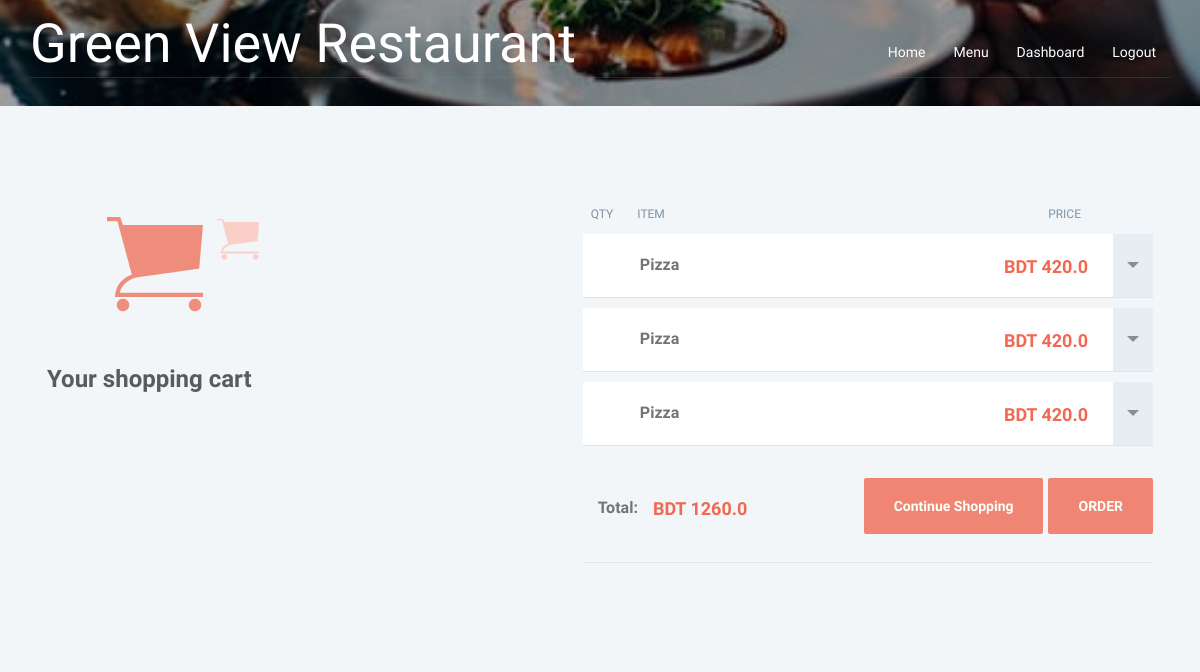
/cart/ (signed in), run on an earlier commit of the app's database.
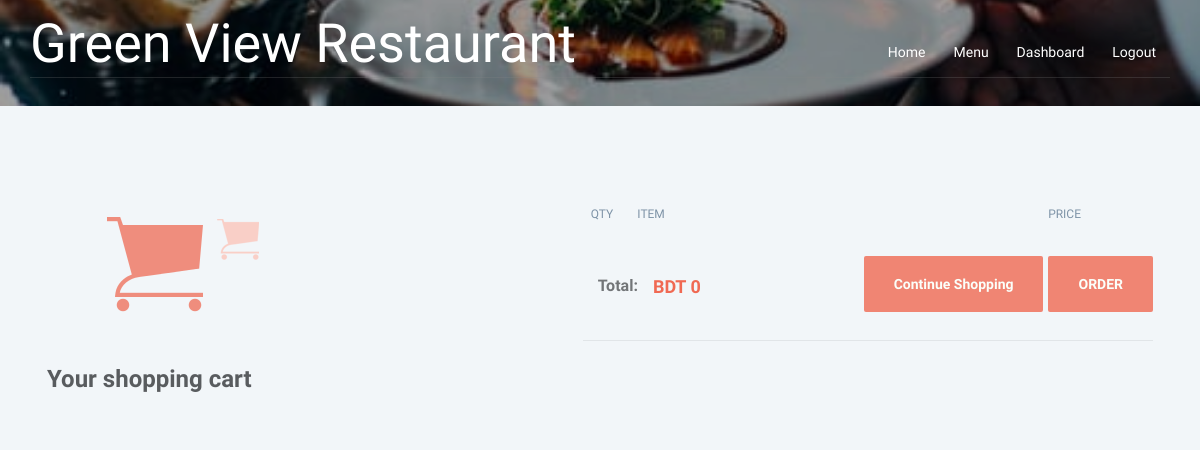
And on a later commit of the database.
### hotel/models.py (models this page shows, shortened)
class Cart(models.Model):
    quantity = models.IntegerField(default=1)
    food = models.ForeignKey(Food, on_delete=models.CASCADE)
    user = models.ForeignKey(User, on_delete=models.CASCADE)

class Food(models.Model):
    bengali = 'Bengali'
    thai = 'Thai'
    chinese = 'Chinese'
    indian = 'Indian'
    italian = 'Italian'
    COURSE = (
        (bengali, bengali),
        (thai, thai),
        (chinese, chinese),
        (indian, indian),
        (italian, italian),
    )
    disabled = 'Disabled'
    enabled = 'Enabled'
    STATUS = (
        (disabled, disabled),
        (enabled, enabled),
    )
    name = models.CharField(max_length=250)
    course = models.CharField(max_length=50, choices=COURSE)
    content_description = models.TextField()
    ingradients = models.TextField()
    base_price = models.FloatField()
    sale_price = models.FloatField(default=base_price)
    discount = models.DecimalField(default=0, decimal_places=2, max_digits=5)
    image = models.FileField(blank=True, null=True)
    num_order = models.IntegerField(default=0)

### hotel/views.py (the view)
# urls.py: url(r'^cart/$', views.cart, name='cart'),
@login_required
def cart(request):
    user = User.objects.get(id=request.user.id)
    items = Cart.objects.filter(user=user)
    product = request.POST.get('product')
    remove = request.POST.get('remove')
    cart = request.session.get('cart')
    total = 0
    for item in items:
        total += item.food.sale_price
    return render(request, 'cart.html', {'items': items, 'total': total})

### hotel/templates/cart.html (shortened to what this page needs)
{% load static %}
{% include "includes/landing_top.html" %}
{% load mathfilters %}
<body>
	<div  class="bg-img">
		{% include "includes/banner1.html" %}
	</div>
        <div style="height:100px;"></div>
		<div class="container text-center">
			<div class="col-md-5 col-sm-12">
				<div class="bigcart"></div>
				<h1>Your shopping cart</h1>
			</div>
			<div class="col-md-7 col-sm-12 text-left product_data">
				<ul>
					<li class="row list-inline columnCaptions">
						<span>QTY</span>
						<span>ITEM</span>
						<span>Price</span>
					</li>
                    {% for item in items %}
					<li class="row">
						<span class="quantity">
                        </span>
						<span class="itemName">{{item.food.name}}</span>
                        <span class="popbtn"><a class="arrow" id="{{item.id}}"></a></span>
                        <span class="price">BDT {{ item.food.sale_price|mul:item.quantity }}</span>
                    </li>
                    {% endfor %}
                    <li class="row totals">
						<span class="itemName">Total:</span>
						<span class="price">BDT {{total}}</span>
						<span class="order"> <a class="text-center" href="{% url 'hotel:placeOrder' %}">ORDER</a></span>
						<span class="order"> <a class="text-center" href="{% url 'hotel:menu' %}">Continue Shopping</a></span>
					</li>
				</ul>
		 	</div>
		</div>
	</body>
</html>

### hotel/templates/includes/landing_top.html (shortened to what this page needs)
{% load static %}
<!DOCTYPE html>
<html>
<head>
<link href="{% static 'dist/css/bootstrap.css' %}" rel="stylesheet" type="text/css" media="all" />
<link rel="stylesheet" href="{% static 'dist/css/style.css' %}" type="text/css" media="all" />
<link href="{% static 'dist/css/font-awesome.css' %}" rel="stylesheet">
<link rel="stylesheet" type="text/css" href="{% static 'assets/css/custom.css' %}"/>
</head>

### hotel/templates/includes/banner1.html (shortened to what this page needs)
{% load static %}
{% load active_link_tags %}
        <div class="banner code-banner">
			<div class="container">
				<div class="header">
					<div class="logo">
						<h1><a href="{% url 'hotel:index' %}">Green View Restaurant</a></h1>
					</div>
					<div class="top-nav">
						<nav class="navbar navbar-default">
							<div class="collapse navbar-collapse" id="bs-example-navbar-collapse-1">
								<ul class="nav navbar-nav">
									<li><a href="{% url 'hotel:index' %}">Home</a></li>
									<li><a href="{% url 'hotel:menu' %}" >Menu</a></li>
									{% if request.user.is_superuser %}
									<li><a href="{% url 'hotel:dashboard_admin' %}" >Dashboard</a></li>
									<li><a href="{% url 'logout' %}" >Logout</a></li>
									{% elif user.is_authenticated %}
									<li><a href="{% url 'hotel:my_orders' %}" >My Orders</a></li>
									<li><a href="{% url 'hotel:cart' %}" >My Cart</a></li>
									<li><a href="{% url 'logout' %}" >Logout</a></li>
									{% else %}
									<li><a href="{% url 'login' %}">Login</a></li>
									<li><a href="{% url 'signup' %}" >Register</a></li>
									{% endif %}
									<div class="clearfix"> </div>
								</ul>
							</div>
						</nav>
					</div>
					<div class="clearfix"> </div>
				</div>
			</div>
		</div>

### hotel/static/assets/css/custom.css (style rules this page uses)
body { font-size : 14px; background-color: #f2f6f9; }
ul { list-style-type: none; }
.navbar { background-color: #4ea6bc; padding: 15px ; border-radius: 0; margin: 0; }
.container.text-center { padding: 0 32px; }
.col-md-5.col-sm-12 { padding: 0; }
.col-md-5.col-sm-12 h1 { color: #595c5f; font-size: 24px; font-weight: bold; margin-bottom:30px; text-align: left; }
.bigcart { background:url(../images/sprite.png); background-position: 0px 11px; background-repeat:no-repeat; width: 155px; height: 120px; margin:0 0 40px 60px; }
.col-md-7.col-sm-12 { padding-left: 50px ; margin-bottom: 72px; }
.row { box-shadow: 0 1px 0 #e1e5e8; padding-bottom :0; padding-left: 15px; background-color: #ffffff; margin-bottom: 11px; }
.row span { padding: 20px 0 6px 0; }
.columnCaptions { color: #7e93a7; font-size:12px; text-transform: uppercase; padding: 0; box-shadow: 0 0 0; background-color: #f2f6f9; }
.columnCaptions span:first-child { padding-left:8px; }
.columnCaptions span { padding: 0 21px 0 0; }
.columnCaptions span:last-child { float: right; padding-right: 72px; }
.itemName { color: #727578; font-size :16px; font-weight: bold; float: left; padding-left:25px; }
.price { color: #f06953; font-size :18px; font-weight: bold; float: right; }
.totals { background-color: #f2f6f9; }
.totals span { padding: 40px 15px 40px 0; }
.totals .price { float: left; }
.totals .itemName { margin-top: 1px; }
.totals .order { float: right; padding: 0; margin-top: 40px; padding-left: 5px; cursor: pointer; }
.order a { background-color: #f08573; color: #fbfffa; font-weight: bold; border-radius: 2px; padding: 20px 30px; }

What changed in the data, as far as the page shows it:
removed Cart: food.name "Pizza", food.sale_price|mul "420.0"
removed Cart: food.name "Pizza", food.sale_price|mul "420.0"
removed Cart: food.name "Pizza", food.sale_price|mul "420.0"
Also different on the page:
{{ total }}: "1260.0" → "0"
